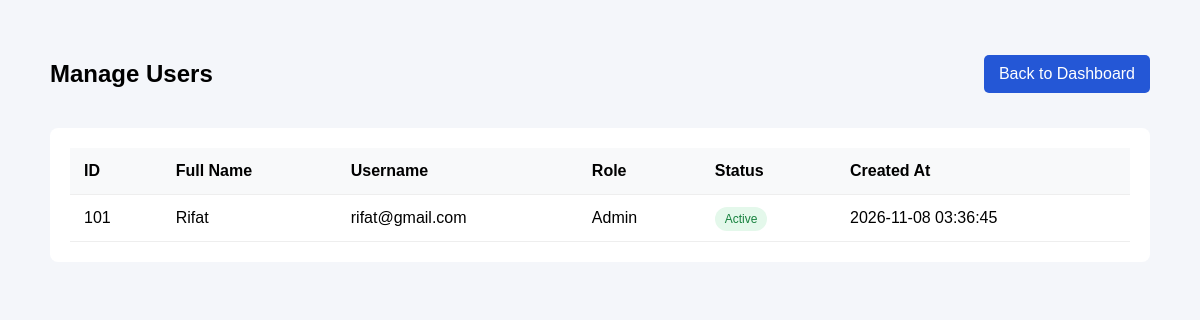
/Admin/users.php (signed in), run on the app's committed database.
### tables this page shows
CREATE TABLE `users` (
  `user_id` int NOT NULL AUTO_INCREMENT,
  `full_name` varchar(100) NOT NULL,
  `username` varchar(50) NOT NULL,
  `email` varchar(100) NOT NULL,
  `password` varchar(255) NOT NULL,
  `role` varchar(20) NOT NULL DEFAULT 'cashier',
  `status` tinyint NOT NULL DEFAULT '1',
  `created_at` timestamp NULL DEFAULT CURRENT_TIMESTAMP,
  PRIMARY KEY (`user_id`),
  UNIQUE KEY `username` (`username`),
  UNIQUE KEY `email` (`email`)
);

### Admin/users.php (the view, shortened to what this page needs)
<?php
include("../includes/dbconfig.php");
$sql = "SELECT user_id, full_name, username, role, status, created_at
        FROM users
        ORDER BY user_id DESC";
$result = mysqli_query($conn, $sql);
?>
<!DOCTYPE html>
<html lang="en">
<head>
</head>
<body>
    <div class="container">
        <div class="header">
            <h2>Manage Users</h2>
            <a href="dashboard.php">Back to Dashboard</a>
        </div>
        <div class="panel">
            <table>
                <thead>
                    <tr>
                        <th>ID</th>
                        <th>Full Name</th>
                        <th>Username</th>
                        <th>Role</th>
                        <th>Status</th>
                        <th>Created At</th>
                    </tr>
                </thead>
                <tbody>
                    <?php if (mysqli_num_rows($result) > 0): ?>
                        <?php while ($user = mysqli_fetch_assoc($result)): ?>
                            <tr>
                                <td>
                                    <?= (int)$user['user_id'] ?>
                                </td>
                                <td>
                                    <?= htmlspecialchars($user['full_name']) ?>
                                </td>
                                <td>
                                    <?= htmlspecialchars($user['username']) ?>
                                </td>
                                <td>
                                    <?= htmlspecialchars(ucfirst($user['role'])) ?>
                                </td>
                                <td>
                                    <?php if ($user['status'] == 1): ?>
                                        <span class="badge">Active</span>
                                    <?php else: ?>
                                        <span class="badge inactive">Inactive</span>
                                    <?php endif; ?>
                                </td>
                                <td>
                                    <?= htmlspecialchars($user['created_at'] ?? '') ?>
                                </td>
                            </tr>
                        <?php endwhile; ?>
                    <?php endif; ?>
                </tbody>
            </table>
        </div>
    </div>
</body>
</html>

### Admin/users.php (style rules this page uses)
* { box-sizing: border-box; }
body { font-family: Arial, sans-serif; background: #f4f6fa; margin: 0; }
.container { width: 95%; max-width: 1100px; margin: 40px auto; }
.header { display: flex; justify-content: space-between; align-items: center; margin-bottom: 20px; gap: 10px; }
.header a { background: #2457d6; color: white; padding: 10px 15px; text-decoration: none; border-radius: 5px; }
.panel { background: white; border-radius: 8px; padding: 20px; overflow-x: auto; }
table { width: 100%; border-collapse: collapse; text-align: left; }
th, td { padding: 14px; border-bottom: 1px solid #eee; white-space: nowrap; }
th { background: #f8f9fa; }
.badge { padding: 5px 10px; border-radius: 20px; font-size: 12px; background: #e4f8eb; color: #16803d; }

### data on the page
users: user_id "101", full_name "Rifat", username "rifat@gmail.com", role "Admin", status "Active", created_at "2026-11-08 03:36:45"
